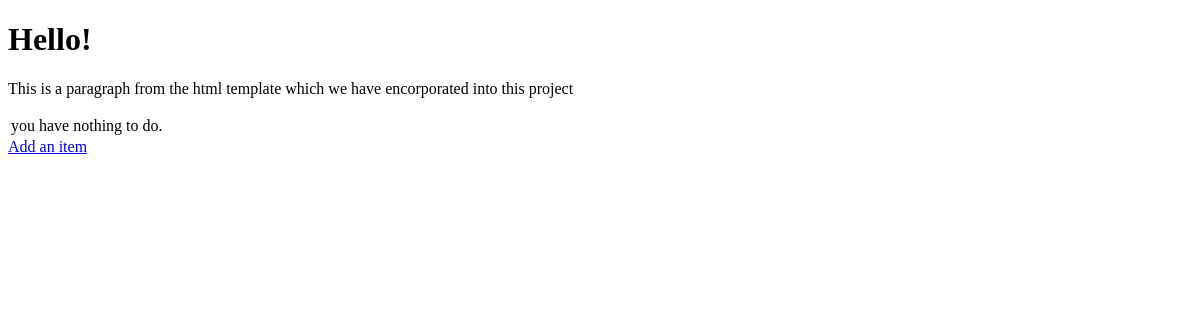
The app's page /, older data.
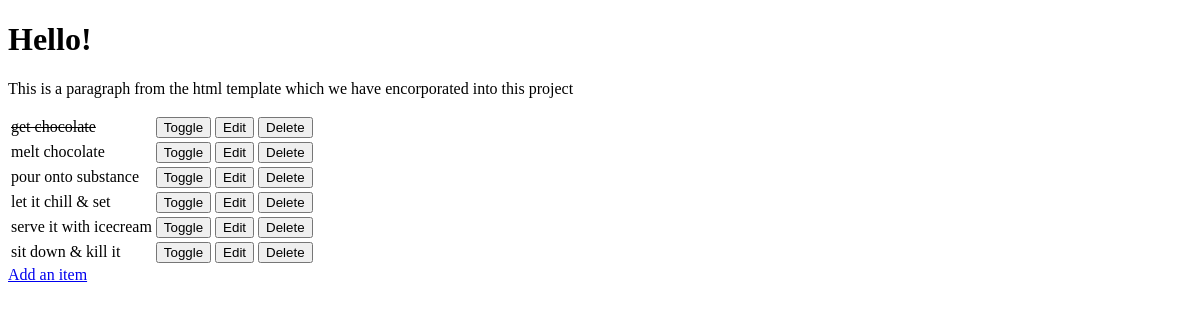
The same page, newer data.
### recipe/models.py (models this page shows, shortened)
class item(models.Model):
    name = models.CharField(max_length=50, null=False, blank=False)
    done = models.BooleanField(null=False, blank=False, default=False)

### recipe/views.py (the view)
# urls.py: path('', views.show_recipe_list, name="recipe_list"),   # This is our home page that will display automatically.
def show_recipe_list(request):
    items = item.objects.all()
    context = {
        'items': items
    }
    return render(request, 'recipe/recipe_list.html', context)

### recipe/templates/recipe/recipe_list.html (shortened to what this page needs)
<!DOCTYPE html>
<html lang="en">
<head>
</head>
<body>
    <h1>Hello!</h1>
    <p>This is a paragraph from the html template which we have encorporated into this project</p>
    <table>
        {% for item in items %}
            <tr>
                {% if item.done %}
                    <td><strike>{{ item.name }}</strike></td>
                {% else %}
                    <td>{{ item.name }}</td>
                {% endif %}
                <td>
                    <a href="/toggle/{{ item.id }}">
                        <button>Toggle</button>
                    </a>
                </td>
                <td>
                    <a href="/edit/{{ item.id }}">
                        <button>Edit</button>
                    </a>
                </td>
                <td>
                    <a href="/delete/{{ item.id }}">
                        <button>Delete</button>
                    </a>
                </td>
            </tr>
        {% empty %}
            <tr><td>you have nothing to do.</td></tr>
        {% endfor %}
    </table>
        <a href="/add">Add an item</a>
</body>
</html>

Row changes from the older to the newer data that the page shows:
added item: name "get chocolate"
added item: name "melt chocolate"
added item: name "pour onto substance"
added item: name "let it chill & set"
added item: name "serve it with icecream"
added item: name "sit down & kill it"
Text that changed along with them:
text no longer shown: "you have nothing to do."
